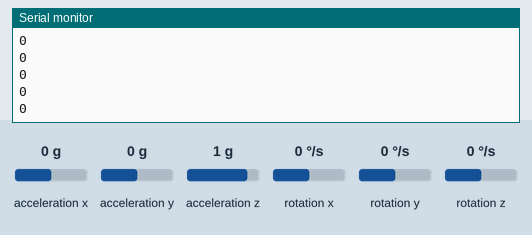
A sketch run on a simulated Arduino Due. Shown: the last lines printed to the serial monitor. The test bench sets the inputs (shaded band); at power-on: rotation z 0 °/s, acceleration x 0 g, acceleration y 0 g, acceleration z 1 g, rotation x 0 °/s, rotation y 0 °/s.

Above: at 1.2 s.
1.3 s: rotation z set to -192 °/s
At 1.36 s:
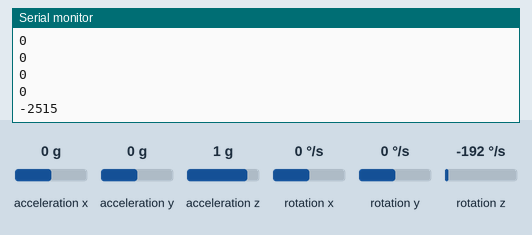
2.8 s: rotation z set to -100 °/s
At 2.8 s:
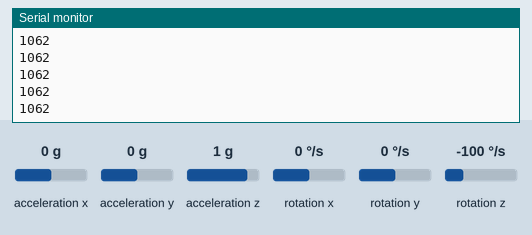
Timing chart, 0 to 5.8 s (numbered marks = the images above; inputs shaded):
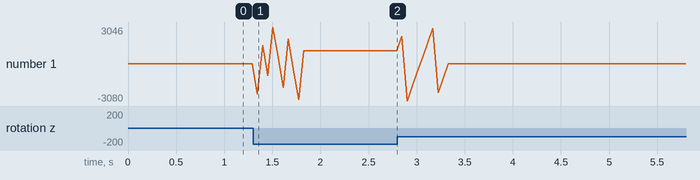

The sketch:

gyro_calibration.ino
```cpp
// I2Cdev and MPU6050 must be installed as libraries
#include "I2Cdev.h"
#include "MPU6050.h"
#include "Wire.h"

///////////////////////////////////   CONFIGURATION   /////////////////////////////
//Change this 3 variables if you want to fine tune the skecth to your needs.
int buffersize=1000;     //Amount of readings used to average, make it higher to get more precision but sketch will be slower  (default:1000)
int acel_deadzone=8;     //Acelerometer error allowed, make it lower to get more precision, but sketch may not converge  (default:8)
int giro_deadzone=1;     //Giro error allowed, make it lower to get more precision, but sketch may not converge  (default:1)

// default I2C address is 0x68
// specific I2C addresses may be passed as a parameter here
// AD0 low = 0x68 (default for InvenSense evaluation board)
// AD0 high = 0x69
//MPU6050 accelgyro;
MPU6050 accelgyro(0x68); // <-- use for AD0 high

int16_t ax, ay, az,gx, gy, gz;

int mean_ax,mean_ay,mean_az,mean_gx,mean_gy,mean_gz,state=0;
int ax_offset,ay_offset,az_offset,gx_offset,gy_offset,gz_offset;


#define BUF_MAX 10
int16_t buffer[BUF_MAX];
int pos;
int16_t sum;

///////////////////////////////////   SETUP   ////////////////////////////////////
void setup() {
  // join I2C bus (I2Cdev library doesn't do this automatically)
  Wire.begin();
  // COMMENT NEXT LINE IF YOU ARE USING ARDUINO DUE
  //TWBR = 24; // 400kHz I2C clock (200kHz if CPU is 8MHz). Leonardo measured 250kHz.

  // initialize serial communication
  SerialUSB.begin(38400);

  // initialize device
  accelgyro.initialize();

  pos = 0;

  accelgyro.setXAccelOffset(279);
  accelgyro.setYAccelOffset(2608);
  accelgyro.setZAccelOffset(1597);
  accelgyro.setXGyroOffset(35);
  accelgyro.setYGyroOffset(-15);
  accelgyro.setZGyroOffset(4);
}

void loop(){
  accelgyro.getMotion6(&ax, &ay, &az, &gx, &gy, &gz);
  sum -= buffer[pos];
  buffer[pos] = gz;
  sum += gz;

  if (pos >= BUF_MAX-1){
    pos = 0;
  }else{
    pos++;
  }

  SerialUSB.println(sum/BUF_MAX);
  delay(50);
}
```

Measured:
- after the input at 1.3 s, the serial monitor: prints a new line at once (image 1)
- plotted number 1: 0 → 1062 after the input at 1.3 s, 1062 → 7 after the input at 2.8 s
